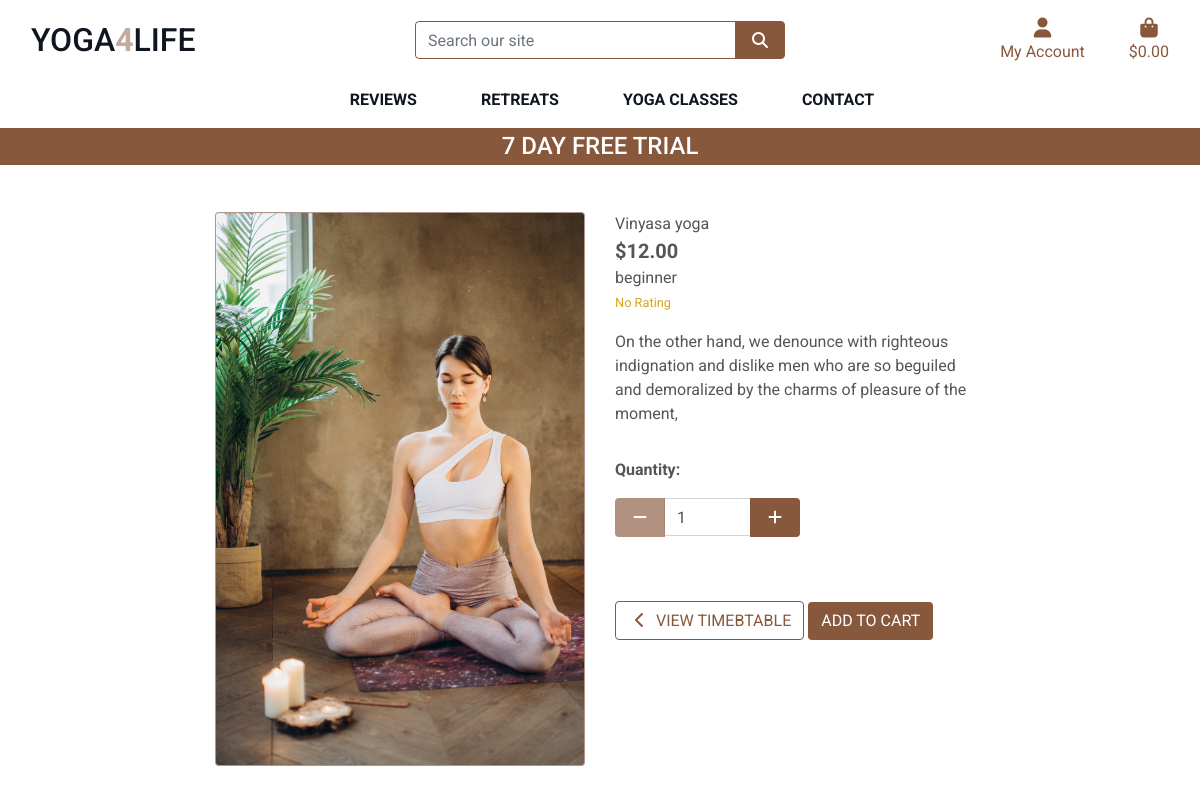
Before: /classes/7/ with the older database file.
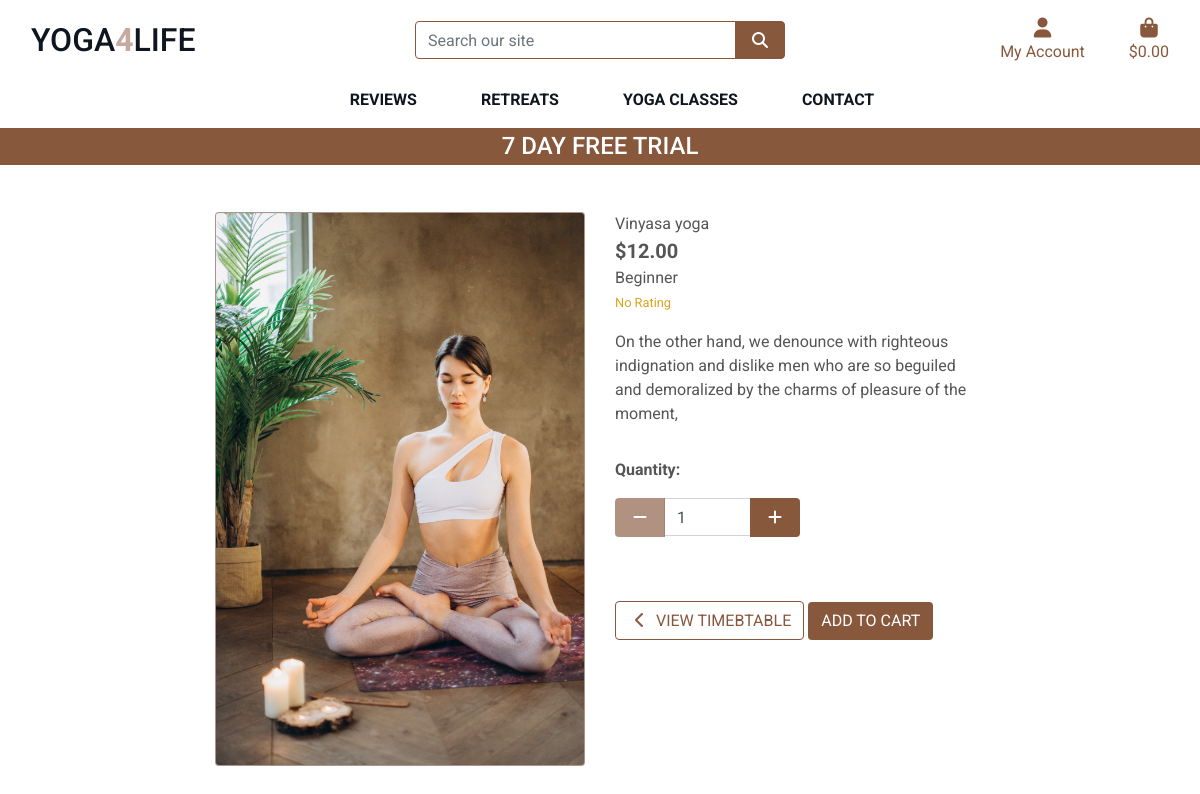
After: the same page with the newer database file.
### classes/models.py (models this page shows, shortened)
class Class(models.Model):
    class Meta:
        verbose_name_plural = 'Classes'
    DAYS_OF_THE_WEEK = (
        ('1', 'Monday'),
        ('2', 'Tuesday'),
        ('3', 'Wednesday'),
        ('4', 'Thursday'),
        ('5', 'Friday'),
        ('6', 'Saturday')
    )
    YOGA_CLASS_TIMES = (
        ('06:00', '6 a.m.'),
        ( '08:00', '8 a.m.'),
        ('12:00', '12 p.m.'),
        ('18:00', '6 p.m.'),
        ('20:00', '8 p.m')
    )
    level = models.ForeignKey('Level', null=True, blank=True, on_delete=models.SET_NULL)
    sku = models.CharField(max_length=254, null=True, blank=True)
    name = models.CharField(max_length=254)
    description = models.TextField()
    price = models.DecimalField(max_digits=6, decimal_places=2)
    dificulty = models.DecimalField(max_digits=6, decimal_places=0, null=True, blank=True)
    image_url = models.URLField(max_length=1024, null=True, blank=True)
    image = models.ImageField(null=True, blank=True)
    day = models.CharField(max_length=10, choices=DAYS_OF_THE_WEEK, null=True, blank=True)
    time = models.CharField(max_length=10, choices=YOGA_CLASS_TIMES, null=True, blank=True)

class Level(models.Model):
    name = models.CharField(max_length=254)
    friendly_name = models.CharField(max_length=254, null=True, blank=True)
    def __str__(self):
        return self.name

### classes/views.py (the view)
# urls.py: path('<class_id>/', views.class_detail, name='class_detail'),
def class_detail(request, class_id):
    class_detail = get_object_or_404(Class, pk=class_id)
    context = {
        'class': class_detail,
    }
    return render(request, 'classes/class_detail.html', context)

### cart/contexts.py (called while the page is built, shortened)
def cart_contents(request):
    cart_items = []
    total = 0
    product_count = 0
    cart = request.session.get('cart', {})
    grand_total = total
    context = {
        'cart_items': cart_items,
        'total': total,
        'retreat_count': product_count,
        'grand_total': grand_total,
    }
    return context

### classes/templates/classes/class_detail.html (shortened to what this page needs)
{% extends "base.html" %}
{% load static %}
{% block page_header %}
    <div class="container header-container">
    </div>
{% endblock %}
{% block content %}
   <div class="container-fluid">
        <div class="row">
            <div class="col-12 col-md-6 col-lg-4 offset-lg-2">
                <div class="image-container my-5 card">
                    {% if class.image %}
                        <a href="{{ class.image.url }}" target="_blank">
                            <img class=" img-fluid" src="{{ class.image.url }}" alt="{{ class.name }}">
                        </a>
                        {% else %}
                        <a href="">
                            <img class=" img-fluid" src="{{ MEDIA_URL }}noimage.png" alt="{{ class.name }}">
                        </a>
                    {% endif %}
                </div>
            </div>
            <div class="col-12 col-md-6 col-lg-4">
                <div class="class-details-container mb-5 mt-md-5">
                    <p class="mb-0">{{ class.name }}</p>
                    <p class="lead mb-0 text-left font-weight-bold">${{ class.price }}</p>
                    <p class="mb-0">{{ class.level }}</p>
                    {% if class.rating %}
                        <small class="text-gold"><i class="fas fa-star mr-1"></i>{{ class.dificulty }} / 5</small>
                    {% else %}
                        <small class="text-gold">No Rating</small>
                    {% endif %}
                    <p class="mt-3">{{ class.description }}</p>
                    <form class="form" action="{% url 'add_to_cart' class.id 'class' %}" method="POST">
                        <div class="form-row">
                            <div class="col-12">
                                <p class="mt-3"><strong>Quantity:</strong></p>
                                <div class="form-group w-50">
                                    <div class="input-group">
                                        <div class="input-group-prepend">
                                            <button class="decrement-qty btn btn-brown rounded-1"
                                                data-item_id="{{ class.id }}" id="decrement-qty_{{ class.id }}">
                                                <span class="icon">
                                                    <i class="fas fa-minus"></i>
                                                </span>
                                            </button>
                                        </div>
                                        <input class="form-control qty_input" type="number" name="quantity" value="1" min="1" max="99" data-item_id="{{ class.id }}" id="id_qty_{{ class.id }}">
                                        <div class="input-group-append">
                                            <button class="increment-qty btn btn-brown rounded-1"
                                                data-item_id="{{ class.id }}" id="increment-qty_{{ class.id }}">
                                                <span class="icon">
                                                    <i class="fas fa-plus"></i>
                                                </span>
                                            </button>
                                        </div>
                                    </div>
                                </div>
                            </div>
                            <div class="col-12">
                                <a href="{% url 'classes' %}" class="btn btn-outline-brown rounded-1 mt-5">
                                    <span class="icon">
                                        <i class="fas fa-chevron-left"></i>
                                    </span>
                                    <span class="text-uppercase">View Timebtable</span>
                                </a>
                                <input type="submit" class="btn btn-brown rounded-1 text-uppercase mt-5" value="Add to cart">
                            </div>
                        </div>
                    </form>
                </div>
            </div>
        </div>
    </div>
    {% endblock %}

Changed rows visible on the page:
changed Class "Vinyasa yoga": level "beginner" → "Beginner"
